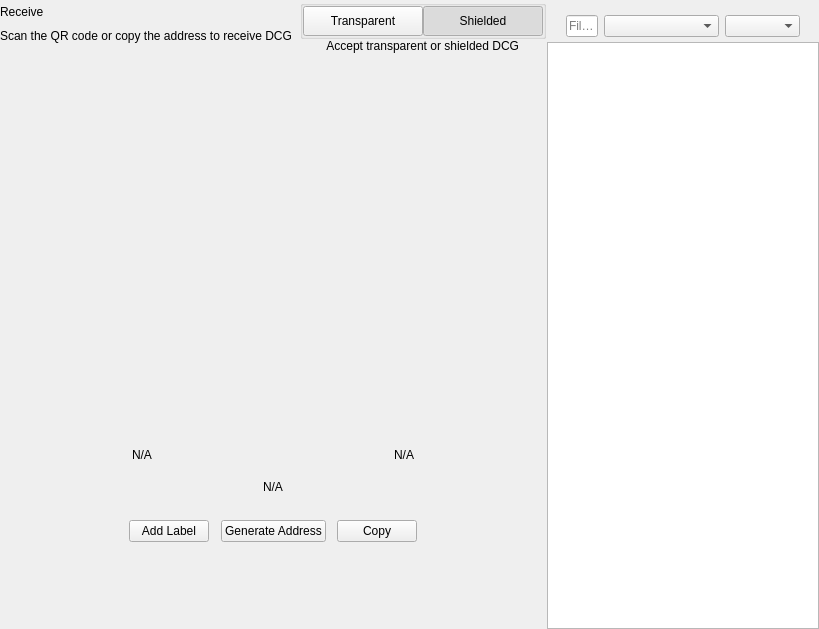
<?xml version="1.0" encoding="UTF-8"?>
<ui version="4.0">
 <class>ReceiveWidget</class>
 <widget class="QWidget" name="ReceiveWidget">
  <property name="geometry">
   <rect>
    <x>0</x>
    <y>0</y>
    <width>819</width>
    <height>629</height>
   </rect>
  </property>
  <property name="minimumSize">
   <size>
    <width>0</width>
    <height>0</height>
   </size>
  </property>
  <property name="windowTitle">
   <string notr="true">N/A</string>
  </property>
  <layout class="QHBoxLayout" name="horizontalLayout_2" stretch="2,1">
   <property name="spacing">
    <number>0</number>
   </property>
   <property name="leftMargin">
    <number>0</number>
   </property>
   <property name="topMargin">
    <number>0</number>
   </property>
   <property name="rightMargin">
    <number>0</number>
   </property>
   <property name="bottomMargin">
    <number>0</number>
   </property>
   <item>
    <widget class="QWidget" name="left" native="true">
     <layout class="QVBoxLayout" name="verticalLayout_3">
      <property name="leftMargin">
       <number>0</number>
      </property>
      <property name="topMargin">
       <number>0</number>
      </property>
      <property name="rightMargin">
       <number>0</number>
      </property>
      <property name="bottomMargin">
       <number>0</number>
      </property>
      <item>
       <layout class="QVBoxLayout" name="verticalLayout_2">
        <property name="spacing">
         <number>0</number>
        </property>
        <property name="leftMargin">
         <number>0</number>
        </property>
        <item>
         <layout class="QHBoxLayout" name="horizontalLayout_3">
          <property name="spacing">
           <number>0</number>
          </property>
          <item>
           <layout class="QVBoxLayout" name="verticalLayout_4">
            <property name="spacing">
             <number>5</number>
            </property>
            <item>
             <widget class="QLabel" name="labelTitle">
              <property name="text">
               <string>Receive</string>
              </property>
             </widget>
            </item>
            <item alignment="Qt::AlignTop">
             <widget class="QLabel" name="labelSubtitle1">
              <property name="text">
               <string>Scan the QR code or copy the address to receive DCG</string>
              </property>
             </widget>
            </item>
           </layout>
          </item>
          <item>
           <spacer name="horizontalSpacer">
            <property name="orientation">
             <enum>Qt::Horizontal</enum>
            </property>
            <property name="sizeHint" stdset="0">
             <size>
              <width>40</width>
              <height>20</height>
             </size>
            </property>
           </spacer>
          </item>
          <item>
           <widget class="QWidget" name="containerViewPrivacyChecks" native="true">
            <layout class="QVBoxLayout" name="containerPrivacyChecks">
             <property name="spacing">
              <number>0</number>
             </property>
             <property name="leftMargin">
              <number>0</number>
             </property>
             <property name="topMargin">
              <number>0</number>
             </property>
             <property name="rightMargin">
              <number>0</number>
             </property>
             <property name="bottomMargin">
              <number>0</number>
             </property>
             <item alignment="Qt::AlignHCenter|Qt::AlignVCenter">
              <widget class="QGroupBox" name="groupBox">
               <property name="title">
                <string/>
               </property>
               <layout class="QHBoxLayout" name="horizontalLayout_2_1">
                <property name="spacing">
                 <number>0</number>
                </property>
                <property name="leftMargin">
                 <number>0</number>
                </property>
                <property name="topMargin">
                 <number>0</number>
                </property>
                <property name="rightMargin">
                 <number>0</number>
                </property>
                <property name="bottomMargin">
                 <number>0</number>
                </property>
                <item>
                 <widget class="QPushButton" name="pushLeft">
                  <property name="minimumSize">
                   <size>
                    <width>120</width>
                    <height>30</height>
                   </size>
                  </property>
                  <property name="maximumSize">
                   <size>
                    <width>120</width>
                    <height>30</height>
                   </size>
                  </property>
                  <property name="focusPolicy">
                   <enum>Qt::NoFocus</enum>
                  </property>
                  <property name="text">
                   <string>Transparent</string>
                  </property>
                  <property name="checkable">
                   <bool>true</bool>
                  </property>
                  <property name="autoExclusive">
                   <bool>true</bool>
                  </property>
                 </widget>
                </item>
                <item>
                 <widget class="QPushButton" name="pushRight">
                  <property name="minimumSize">
                   <size>
                    <width>120</width>
                    <height>30</height>
                   </size>
                  </property>
                  <property name="maximumSize">
                   <size>
                    <width>120</width>
                    <height>30</height>
                   </size>
                  </property>
                  <property name="focusPolicy">
                   <enum>Qt::NoFocus</enum>
                  </property>
                  <property name="text">
                   <string>Shielded</string>
                  </property>
                  <property name="checkable">
                   <bool>true</bool>
                  </property>
                  <property name="checked">
                   <bool>true</bool>
                  </property>
                  <property name="autoExclusive">
                   <bool>true</bool>
                  </property>
                 </widget>
                </item>
               </layout>
              </widget>
             </item>
             <item alignment="Qt::AlignHCenter|Qt::AlignTop">
              <widget class="QLabel" name="labelSubtitle2">
               <property name="text">
                <string>Accept transparent or shielded DCG</string>
               </property>
               <property name="alignment">
                <set>Qt::AlignRight|Qt::AlignTrailing|Qt::AlignVCenter</set>
               </property>
              </widget>
             </item>
            </layout>
           </widget>
          </item>
         </layout>
        </item>
        <item>
         <spacer name="verticalSpacer_2">
          <property name="orientation">
           <enum>Qt::Vertical</enum>
          </property>
          <property name="sizeType">
           <enum>QSizePolicy::Expanding</enum>
          </property>
          <property name="sizeHint" stdset="0">
           <size>
            <width>20</width>
            <height>50</height>
           </size>
          </property>
         </spacer>
        </item>
        <item alignment="Qt::AlignHCenter">
         <widget class="QWidget" name="layoutQR" native="true">
          <property name="maximumSize">
           <size>
            <width>510</width>
            <height>16777215</height>
           </size>
          </property>
          <layout class="QVBoxLayout" name="verticalLayoutQr">
           <item>
            <spacer name="verticalSpacer11">
             <property name="orientation">
              <enum>Qt::Vertical</enum>
             </property>
             <property name="sizeType">
              <enum>QSizePolicy::Fixed</enum>
             </property>
             <property name="sizeHint" stdset="0">
              <size>
               <width>20</width>
               <height>20</height>
              </size>
             </property>
            </spacer>
           </item>
           <item alignment="Qt::AlignHCenter">
            <widget class="QLabel" name="labelQrImg">
             <property name="minimumSize">
              <size>
               <width>260</width>
               <height>260</height>
              </size>
             </property>
             <property name="maximumSize">
              <size>
               <width>260</width>
               <height>260</height>
              </size>
             </property>
             <property name="text">
              <string/>
             </property>
             <property name="alignment">
              <set>Qt::AlignCenter</set>
             </property>
            </widget>
           </item>
           <item>
            <spacer name="verticalSpacer_21">
             <property name="orientation">
              <enum>Qt::Vertical</enum>
             </property>
             <property name="sizeType">
              <enum>QSizePolicy::Fixed</enum>
             </property>
             <property name="sizeHint" stdset="0">
              <size>
               <width>20</width>
               <height>30</height>
              </size>
             </property>
            </spacer>
           </item>
           <item>
            <widget class="QWidget" name="widget" native="true">
             <property name="minimumSize">
              <size>
               <width>0</width>
               <height>0</height>
              </size>
             </property>
             <layout class="QHBoxLayout" name="horizontalLayout_5">
              <item>
               <widget class="QLabel" name="labelLabel">
                <property name="text">
                 <string notr="true">N/A</string>
                </property>
               </widget>
              </item>
              <item>
               <spacer name="horizontalSpacer_2">
                <property name="orientation">
                 <enum>Qt::Horizontal</enum>
                </property>
                <property name="sizeHint" stdset="0">
                 <size>
                  <width>141</width>
                  <height>20</height>
                 </size>
                </property>
               </spacer>
              </item>
              <item>
               <widget class="QLabel" name="labelDate">
                <property name="text">
                 <string notr="true">N/A</string>
                </property>
                <property name="alignment">
                 <set>Qt::AlignRight|Qt::AlignTrailing|Qt::AlignVCenter</set>
                </property>
               </widget>
              </item>
             </layout>
            </widget>
           </item>
           <item>
            <widget class="QLabel" name="labelAddress">
             <property name="sizePolicy">
              <sizepolicy hsizetype="Expanding" vsizetype="Preferred">
               <horstretch>0</horstretch>
               <verstretch>0</verstretch>
              </sizepolicy>
             </property>
             <property name="minimumSize">
              <size>
               <width>300</width>
               <height>0</height>
              </size>
             </property>
             <property name="text">
              <string notr="true">N/A</string>
             </property>
             <property name="alignment">
              <set>Qt::AlignCenter</set>
             </property>
            </widget>
           </item>
           <item>
            <spacer name="verticalSpacer_4">
             <property name="orientation">
              <enum>Qt::Vertical</enum>
             </property>
             <property name="sizeType">
              <enum>QSizePolicy::Fixed</enum>
             </property>
             <property name="sizeHint" stdset="0">
              <size>
               <width>20</width>
               <height>20</height>
              </size>
             </property>
            </spacer>
           </item>
           <item>
            <layout class="QHBoxLayout" name="horizontalLayout_4">
             <item alignment="Qt::AlignHCenter">
              <widget class="QPushButton" name="pushButtonLabel">
               <property name="focusPolicy">
                <enum>Qt::NoFocus</enum>
               </property>
               <property name="text">
                <string>Add Label</string>
               </property>
              </widget>
             </item>
             <item alignment="Qt::AlignHCenter">
              <widget class="QPushButton" name="pushButtonNewAddress">
               <property name="focusPolicy">
                <enum>Qt::NoFocus</enum>
               </property>
               <property name="text">
                <string>Generate Address</string>
               </property>
              </widget>
             </item>
             <item alignment="Qt::AlignHCenter">
              <widget class="QPushButton" name="pushButtonCopy">
               <property name="focusPolicy">
                <enum>Qt::NoFocus</enum>
               </property>
               <property name="text">
                <string>Copy</string>
               </property>
              </widget>
             </item>
            </layout>
           </item>
           <item>
            <spacer name="verticalSpacer_3">
             <property name="orientation">
              <enum>Qt::Vertical</enum>
             </property>
             <property name="sizeType">
              <enum>QSizePolicy::Expanding</enum>
             </property>
             <property name="sizeHint" stdset="0">
              <size>
               <width>20</width>
               <height>20</height>
              </size>
             </property>
            </spacer>
           </item>
          </layout>
         </widget>
        </item>
        <item>
         <spacer name="verticalSpacer">
          <property name="orientation">
           <enum>Qt::Vertical</enum>
          </property>
          <property name="sizeHint" stdset="0">
           <size>
            <width>20</width>
            <height>40</height>
           </size>
          </property>
         </spacer>
        </item>
       </layout>
      </item>
     </layout>
    </widget>
   </item>
   <item>
    <widget class="QWidget" name="right" native="true">
     <layout class="QVBoxLayout" name="verticalLayout_5">
      <property name="spacing">
       <number>0</number>
      </property>
      <property name="leftMargin">
       <number>1</number>
      </property>
      <property name="topMargin">
       <number>0</number>
      </property>
      <property name="rightMargin">
       <number>0</number>
      </property>
      <property name="bottomMargin">
       <number>0</number>
      </property>
      <item>
       <layout class="QVBoxLayout" name="container_right">
        <property name="spacing">
         <number>0</number>
        </property>
        <property name="leftMargin">
         <number>0</number>
        </property>
        <property name="rightMargin">
         <number>0</number>
        </property>
        <item>
         <layout class="QVBoxLayout" name="verticalLayout">
          <property name="spacing">
           <number>6</number>
          </property>
          <property name="leftMargin">
           <number>19</number>
          </property>
          <property name="rightMargin">
           <number>19</number>
          </property>
          <item>
           <widget class="OptionButton" name="btnRequest" native="true"/>
          </item>
          <item>
           <widget class="OptionButton" name="btnMyAddresses" native="true">
            <property name="sizePolicy">
             <sizepolicy hsizetype="Preferred" vsizetype="Minimum">
              <horstretch>0</horstretch>
              <verstretch>0</verstretch>
             </sizepolicy>
            </property>
           </widget>
          </item>
         </layout>
        </item>
        <item>
         <widget class="QWidget" name="sortWidget" native="true">
          <layout class="QHBoxLayout" name="horizontalLayout_6">
           <property name="leftMargin">
            <number>19</number>
           </property>
           <property name="rightMargin">
            <number>19</number>
           </property>
           <property name="bottomMargin">
            <number>5</number>
           </property>
           <item>
            <widget class="QLineEdit" name="lineEditFilter">
             <property name="sizePolicy">
              <sizepolicy hsizetype="Expanding" vsizetype="Fixed">
               <horstretch>0</horstretch>
               <verstretch>0</verstretch>
              </sizepolicy>
             </property>
             <property name="minimumSize">
              <size>
               <width>0</width>
               <height>0</height>
              </size>
             </property>
             <property name="contextMenuPolicy">
              <enum>Qt::DefaultContextMenu</enum>
             </property>
             <property name="acceptDrops">
              <bool>false</bool>
             </property>
             <property name="maxLength">
              <number>40</number>
             </property>
             <property name="placeholderText">
              <string>Filter</string>
             </property>
            </widget>
           </item>
           <item>
            <spacer name="horizontalSpacer_3">
             <property name="orientation">
              <enum>Qt::Horizontal</enum>
             </property>
             <property name="sizeType">
              <enum>QSizePolicy::Preferred</enum>
             </property>
             <property name="sizeHint" stdset="0">
              <size>
               <width>20</width>
               <height>20</height>
              </size>
             </property>
            </spacer>
           </item>
           <item>
            <widget class="QComboBox" name="comboBoxSort">
             <property name="sizePolicy">
              <sizepolicy hsizetype="Preferred" vsizetype="Fixed">
               <horstretch>0</horstretch>
               <verstretch>0</verstretch>
              </sizepolicy>
             </property>
             <property name="minimumSize">
              <size>
               <width>115</width>
               <height>0</height>
              </size>
             </property>
            </widget>
           </item>
           <item>
            <widget class="QComboBox" name="comboBoxSortOrder">
             <property name="sizePolicy">
              <sizepolicy hsizetype="Preferred" vsizetype="Fixed">
               <horstretch>0</horstretch>
               <verstretch>0</verstretch>
              </sizepolicy>
             </property>
             <property name="minimumSize">
              <size>
               <width>75</width>
               <height>0</height>
              </size>
             </property>
            </widget>
           </item>
          </layout>
          <zorder>comboBoxSort</zorder>
          <zorder>comboBoxSortOrder</zorder>
          <zorder>lineEditFilter</zorder>
         </widget>
        </item>
        <item>
         <widget class="QListView" name="listViewAddress"/>
        </item>
       </layout>
      </item>
     </layout>
    </widget>
   </item>
  </layout>
 </widget>
 <customwidgets>
  <customwidget>
   <class>OptionButton</class>
   <extends>QWidget</extends>
   <header>qt/pivx/optionbutton.h</header>
   <container>1</container>
  </customwidget>
 </customwidgets>
 <resources/>
 <connections/>
</ui>
